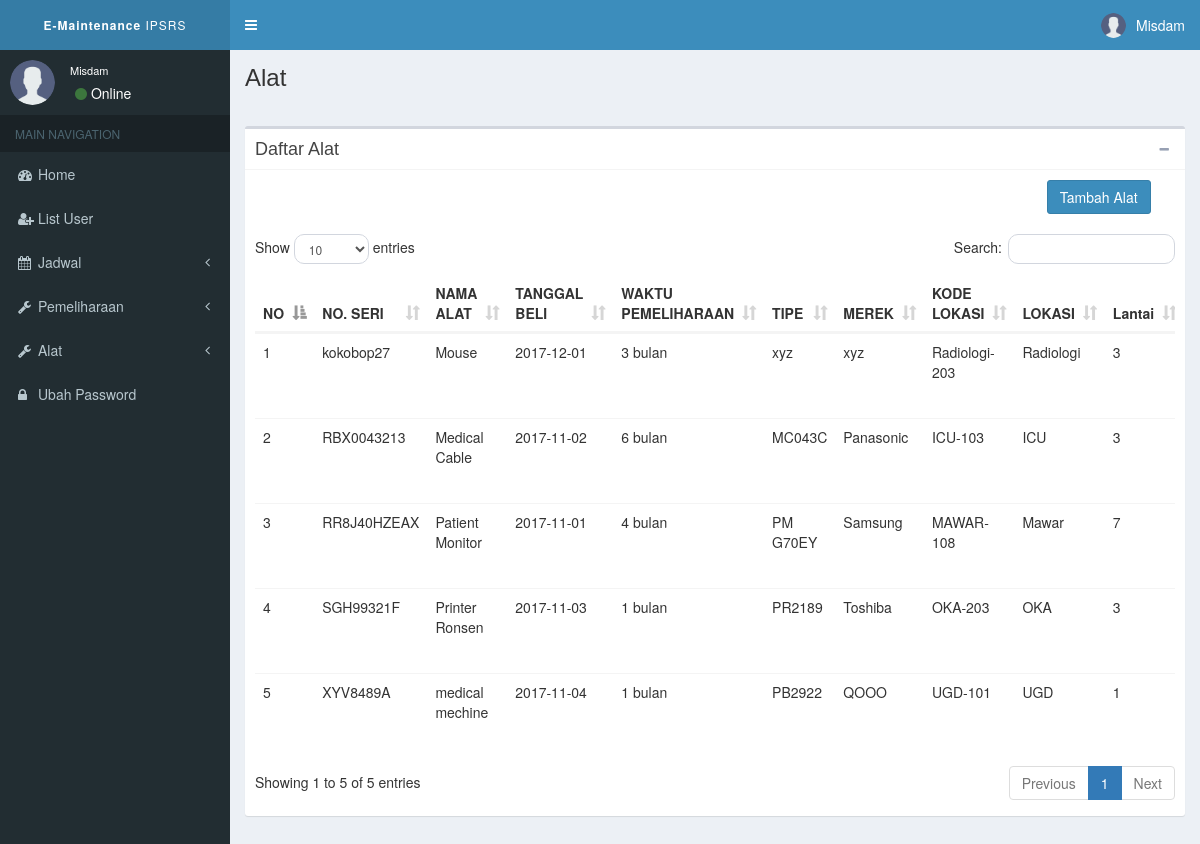
The app's page /admin/page/alat/alat.php (signed in) with its own data.
### tables this page shows
CREATE TABLE `alat` (
  `no_seri` varchar(20) NOT NULL,
  `nm_alat` varchar(100) DEFAULT NULL,
  `tgl_beli` date DEFAULT NULL,
  `w_pemeliharaan` varchar(20) DEFAULT NULL,
  `tipe` varchar(15) DEFAULT NULL,
  `merek` varchar(50) DEFAULT NULL,
  `kd_lokalat` varchar(20) NOT NULL
);

CREATE TABLE `lokasi_alat` (
  `kd_lokalat` varchar(20) NOT NULL,
  `nm_lokasi` varchar(20) DEFAULT NULL,
  `lantai` varchar(10) DEFAULT NULL
);

### admin/page/alat/alat.php (the view, shortened to what this page needs)
<?php require_once '../template/header.php'; ?>
<?php require_once '../../function/koneksi.php'; ?>
<div class="wrapper">
  <body class="hold-transition skin-blue sidebar-mini">
    <?php require_once '../template/headermain.php' ?>
    <?php require_once '../template/asidebar.php' ?>
    <div class="content-wrapper">
      <section class="content-header">
        <h1>
          Alat
        </h1>
        <br>
      </section>
       <section class="content">
      <div class="box">
        <div class="box-header with-border">
          <h3 class="box-title">Daftar Alat</h3>
          <div class="box-tools pull-right">
            <button type="button" class="btn btn-box-tool" data-widget="collapse" data-toggle="tooltip"
                    title="Collapse">
              <i class="fa fa-minus"></i></button>
          </div>
        </div>
        <div class="box-body">
           <?php if ($_SESSION['level'] =='Administrasi' ): ?>
        <div class="row">
          <div class="col-sm-2 pull-right">
            <a href="tambahalat.php" class="btn btn-primary">Tambah Alat</a>
          </div>
        </div>
        <?php endif ?>
        <br>
         <div class="box-body table-responsive no-padding">
        <table class="table table-hover" id="contoh" width="100%">
          <thead>
          <tr>
            <th>NO</th>
            <th>NO. SERI</th>
            <th>NAMA ALAT</th>
            <th>TANGGAL BELI</th>
            <th>WAKTU PEMELIHARAAN</th>
            <th>TIPE</th>
            <th>MEREK</th>
            <th>KODE LOKASI</th>
            <th>LOKASI</th>
            <th>Lantai</th>
          </tr>
          </thead>
          <tbody>
            <?php
            $sql = "SELECT alat.no_seri, alat.nm_alat, alat.tgl_beli, alat.w_pemeliharaan, alat.tipe, alat.merek, lokasi_alat.kd_lokalat, lokasi_alat.nm_lokasi, lokasi_alat.lantai
            FROM alat INNER JOIN lokasi_alat ON alat.kd_lokalat = lokasi_alat.kd_lokalat";
            $query = mysqli_query($koneksi,$sql);
            $no =1;
            ?>
             <?php while ($data = mysqli_fetch_assoc($query)): ?>
               <tr>
                 <td><?php echo $no++?></td>
                  <td><?php echo $data['no_seri']; ?></td>
                  <td><?php echo $data['nm_alat']; ?></td>
                  <td><?php echo $data['tgl_beli']; ?></td>
                  <td><?php echo $data['w_pemeliharaan']; ?></td>
                  <td><?php echo $data['tipe']; ?></td>
                  <td><?php echo $data['merek']; ?></td>
                  <td><?php echo $data['kd_lokalat']; ?></td>
                  <td><?php echo $data['nm_lokasi']; ?></td>
                  <td><?php echo $data['lantai']; ?></td>
              </tr>
             <?php endwhile; ?>
          </tbody>
        </table>
      </div>
        </div>
      </div>
      </div>
</div>
<?php require_once '../template/footer.php'; ?>

### admin/page/template/header.php (shortened to what this page needs)
<!DOCTYPE html>
<html>
<head>
  <link rel="stylesheet" href="../../assets/bower_components/bootstrap/dist/css/bootstrap.min.css">
  <link rel="stylesheet" href="../../assets/bower_components/font-awesome/css/font-awesome.min.css">
  <link rel="stylesheet" href="../../assets/dist/css/AdminLTE.min.css">
  <link rel="stylesheet" href="../../assets/dist/css/skins/skin-blue.css">
   <link rel="stylesheet" href="../../assets/bower_components/datatables/css/dataTables.bootstrap.min.css">
  <link rel="stylesheet" href="../../assets/bower_components/bootstrap-datepicker/dist/css/bootstrap-datepicker.min.css">
  <link rel="stylesheet" href="../../assets/dist/css/custom.css">
</head>

### admin/page/template/headermain.php (shortened to what this page needs)
<header class="main-header">
    <a href="../../index.php" class="logo">
      <span class="logo-lg"><b>E-Maintenance</b> IPSRS</span>
    </a>
    <nav class="navbar navbar-static-top">
      <a href="#" class="sidebar-toggle" data-toggle="push-menu" role="button">
      </a>
      <div class="navbar-custom-menu">
        <ul class="nav navbar-nav">
          <li class="dropdown user user-menu">
            <a href="#" class="dropdown-toggle" data-toggle="dropdown">
              <img src="../../assets/dist/img/user.png" class="user-image" alt="User Image">
              <span class="hidden-xs"><?=$_SESSION['nama']?></span>
            </a>
          </li>
        </ul>
      </div>
    </nav>
  </header>

### admin/page/template/asidebar.php (shortened to what this page needs)
<?php
$nip=$_SESSION['nip'];
$sql= "SELECT * FROM user WHERE nip='$nip' ";
$query = mysqli_query($koneksi,$sql);
$data = mysqli_fetch_assoc($query);
?>
<aside class="main-sidebar">
    <section class="sidebar">
      <div class="user-panel">
        <div class="pull-left image">
           <img src="../../function/gambaruser/<?=$data['foto'];?>" class="img-circle" alt="User Image" onerror="this.onerror=null;this.src='../../assets/dist/img/user.png';">
        </div>
        <div class="pull-left info">
          <a href="../user/lihatprofil.php"><p><?=$_SESSION['nama']; ?></p></a>
          <i class="fa fa-circle text-success"></i> Online
        </div>
      </div>
      <ul class="sidebar-menu" data-widget="tree">
        <li class="header">MAIN NAVIGATION</li>
        <li>
          <a href="../dashboard/dashboard.php">
            <i class="fa fa-dashboard"></i><span>Home</span>
          </a>
        </li>
        <?php if ($_SESSION['level'] =='Administrasi' ): ?>
          <li>
            <a href="../user/user.php">
              <i class="fa fa-user-plus"></i><span>List User</span>
            </a>
          </li>
        <?php endif ?>
        <?php if ($_SESSION['level'] =='Kepala Instalasi' or $_SESSION['level'] =='Kepala Unit' or $_SESSION['level'] == 'Administrasi' or $_SESSION['level'] == 'Teknisi'): ?>
          <li class="treeview">
          <a href="#"><i class= "fa fa-calendar"></i><span>Jadwal</span>
            <span class="pull-right-container">
              <i class = "fa fa-angle-left pull-right"></i>
            </span>
          </a>
          </li>
        <?php endif?>
       <?php if ($_SESSION['level'] =='Supervisor' or $_SESSION['level'] == 'Administrasi' or $_SESSION['level'] == 'Teknisi'): ?>
        <li class="treeview">
          <a href="#"><i class= "fa fa-wrench"></i><span>Pemeliharaan</span>
            <span class="pull-right-container">
              <i class = "fa fa-angle-left pull-right"></i>
            </span>
          </a>
          </li>
          <?php endif ?>
          <?php if ($_SESSION['level'] == 'Kepala Unit' or $_SESSION['level'] == 'Administrasi' or $_SESSION['level'] == 'Teknisi' ): ?>
        <li class="treeview">
          <a href="#"><i class= "fa fa-wrench"></i><span>Alat</span>
            <span class="pull-right-container">
              <i class = "fa fa-angle-left pull-right"></i>
            </span>
          </a>
          </li>
          <?php endif ?>
        <li>
          <a href="../user/editpassword.php">
            <i class="fa fa-lock"></i><span>Ubah Password</span>
          </a>
        </li>
      </ul>
    </section>
  </aside>

### admin/page/template/footer.php (shortened to what this page needs)
</body>
</html>

### records on screen
alat: no_seri "kokobop27", nm_alat "Mouse", tgl_beli "2017-12-01", w_pemeliharaan "3 bulan", tipe "xyz", merek "xyz", kd_lokalat.kd_lokalat "Radiologi-203", kd_lokalat.nm_lokasi "Radiologi", kd_lokalat.lantai "3"
alat: no_seri "RBX0043213", nm_alat "Medical Cable", tgl_beli "2017-11-02", w_pemeliharaan "6 bulan", tipe "MC043C", merek "Panasonic", kd_lokalat.kd_lokalat "ICU-103", kd_lokalat.nm_lokasi "ICU", kd_lokalat.lantai "3"
alat: no_seri "RR8J40HZEAX", nm_alat "Patient Monitor", tgl_beli "2017-11-01", w_pemeliharaan "4 bulan", tipe "PM G70EY", merek "Samsung", kd_lokalat.kd_lokalat "MAWAR-108", kd_lokalat.nm_lokasi "Mawar", kd_lokalat.lantai "7"
alat: no_seri "SGH99321F", nm_alat "Printer Ronsen", tgl_beli "2017-11-03", w_pemeliharaan "1 bulan", tipe "PR2189", merek "Toshiba", kd_lokalat.kd_lokalat "OKA-203", kd_lokalat.nm_lokasi "OKA", kd_lokalat.lantai "3"
alat: no_seri "XYV8489A", nm_alat "medical mechine", tgl_beli "2017-11-04", w_pemeliharaan "1 bulan", tipe "PB2922", merek "QOOO", kd_lokalat.kd_lokalat "UGD-101", kd_lokalat.nm_lokasi "UGD", kd_lokalat.lantai "1"

### other values on screen
$_SESSION['nama'] "Misdam"
